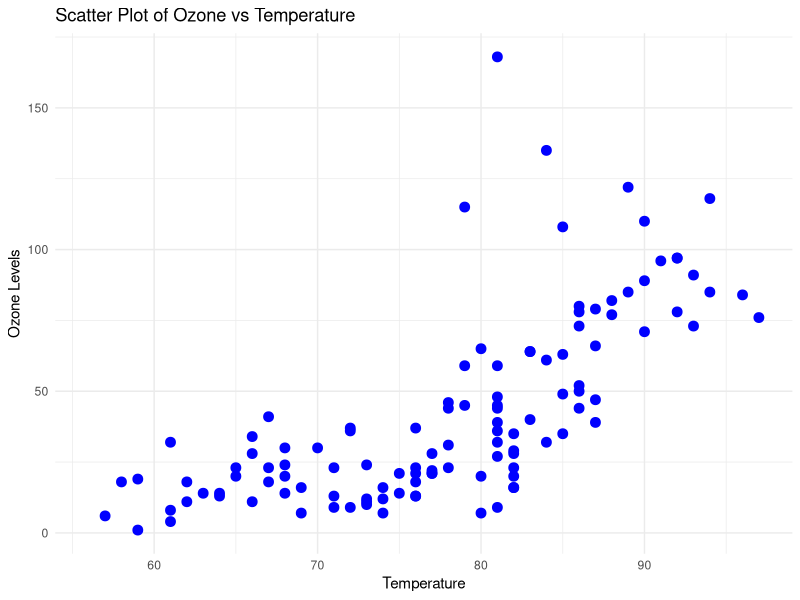

Generate this figure with R: (Note: this script raises an error after producing the figure.)
print("Data visualization in R using ggplot2")

library(ggplot2)

dataset <- airquality

head(dataset)

summary(dataset)

str(dataset)


class(dataset)

#creating a scatter plot
ggplot(dataset, aes(x = Temp, y = Ozone)) +
  geom_point(color = "blue", size = 3) +
  labs(title = "Scatter Plot of Ozone vs Temperature", x = "Temperature", y = "Ozone Levels") +
  theme_minimal()

#handle missing values:
sum(is.na(dataaset))
dataset$Ozone[is.na(dataset$Ozone)] <- mean(dataset$Ozone, na.rm = TRUE)


#creating a histogram
ggplot(dataset, aes(x = Ozone)) +
  geom_histogram(binwidth = 5, fill = "skyblue", color = "black") +
  labs(title = "Histogram of Ozone Levels", x = "Ozone Levels", y = "Frequency")

#facets
ggplot(dataset, aes(x = Temp, y = Ozone)) +
  geom_point() +
  facet_wrap(~ Month) +
  labs(title = "Ozone vs Temperature by Month")

#custom
ggplot(dataset, aes(x = Temp, y = Ozone)) +
  geom_point() +
  theme_bw() +
  theme(
    panel.grid.major = element_line(color = "gray"),
    panel.grid.minor = element_blank(),
    axis.title = element_text(size = 14, face = "bold")
  ) +
  labs(title = "Ozone vs Temperature with Custom Theme")




#FINALIZED EVERYTHING
ggplot(dataset, aes(x = Temp, y = Ozone)) +
  geom_point(color = "blue", size = 3) +
  scale_x_continuous(limits = c(60, 100), breaks = seq(60, 100, 10)) +
  scale_y_continuous(limits = c(0, 150)) +
  facet_wrap(~ Month) +
  labs(title = "Ozone vs Temperature by Month", x = "Temperature", y = "Ozone Levels") +
  theme_minimal() +
  theme(
    axis.title = element_text(size = 14, face = "bold"),
    plot.title = element_text(size = 16, face = "bold", hjust = 0.5)
  )

#FINALIZED EVERYTHING
ggplot(dataset, aes(x = Temp, y = Ozone)) +
  geom_point(color = "cyan", size = 3) +
  scale_x_continuous(limits = c(60, 100), breaks = seq(60, 100, 10)) +
  scale_y_continuous(limits = c(0, 150)) +
  facet_wrap(~ Month) +
  labs(title = "Ozone vs Temperature by Month", x = "Temperature", y = "Ozone Levels") +
  theme_bw() +
  theme(
    axis.title = element_text(size = 14, face = "bold"),
    plot.title = element_text(size = 16, face = "bold", hjust = 0.5)
  )

# Create a scatter plot
ggplot(dataset, aes(x = Temp, y = Ozone)) +
  geom_point()

# Scatter Plot with Customizations
ggplot(dataset, aes(x = Temp, y = Ozone)) +
  geom_point(color = "blue", size = 3) +
  labs(title = "Scatter Plot of Ozone vs Temperature", x = "Temperature", y = "Ozone Levels") +
  theme_minimal()

# Line Plot (for the same variables)
ggplot(dataset, aes(x = Temp, y = Ozone)) +
  geom_line(color = "red", size = 1) +
  labs(title = "Line Plot of Ozone vs Temperature")

# Bar Plot (creating a new sample dataset for demonstration)
data_bar <- data.frame(
  category = c("A", "B", "C"),
  values = c(10, 20, 15)
)
ggplot(data_bar, aes(x = category, y = values)) +
  geom_bar(stat = "identity", fill = "steelblue") +
  labs(title = "Bar Plot Example")

# Histogram of Ozone Levels
ggplot(dataset, aes(x = Ozone)) +
  geom_histogram(binwidth = 5, fill = "skyblue", color = "black") +
  labs(title = "Histogram of Ozone Levels", x = "Ozone Levels", y = "Frequency")

# Faceting: Ozone vs Temperature by Month
ggplot(dataset, aes(x = Temp, y = Ozone)) +
  geom_point() +
  facet_wrap(~ Month) +
  labs(title = "Ozone vs Temperature by Month")

# Custom Themes
ggplot(dataset, aes(x = Temp, y = Ozone)) +
  geom_point() +
  theme_bw() +
  theme(
    panel.grid.major = element_line(color = "gray"),
    panel.grid.minor = element_blank(),
    axis.title = element_text(size = 14, face = "bold")
  ) +
  labs(title = "Ozone vs Temperature with Custom Theme")

